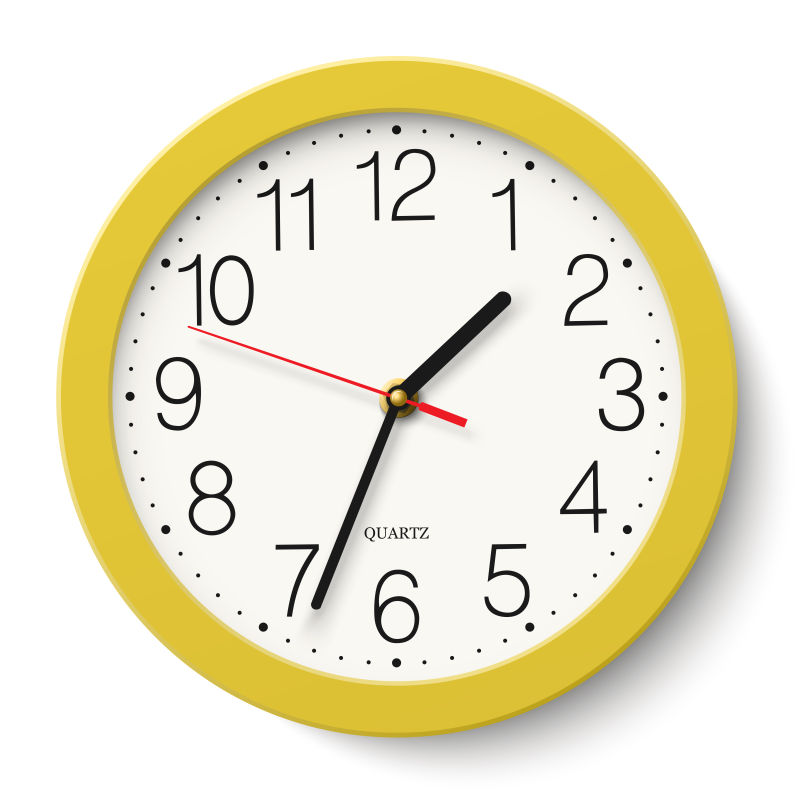
#> input picture data/2.jpg, 800 x 800 px
$ python '第三次進度.py'
#> lines starting #> are read from the running program, lines starting #| are printed output that depends on the picture; after the words box and inside, x2 and y2 are one past the last pixel; in counts of white or black regions, pixels touching at a corner belong together; long printed decimals are rounded
# -*- coding: utf-8 -*-
"""
Created on Tue Jun 20 13:06:09 2023

@author: user
參考：https://stackoverflow.com/questions/67537837/how-to-detect-clock-hands-with-hough-lines-detection
"""

import cv2
import numpy as np
import math
from skimage.morphology import skeletonize
from matplotlib import pyplot as plt

#Step1 檔案讀取
img1 = cv2.imread( "./data/2.jpg", -1 )
#> img1 is the input picture: shape (800, 800, 3); mean B, G, R 205.8, 231.1, 236.5
img1 = cv2.resize(img1, (600, 600))
#> img1: shape (600, 600, 3)
img2 = img1.copy()
img3 = img1.copy()
img4 = img1.copy()
#Step2 圖像預處理
#灰階
gray = cv2.cvtColor( img1, cv2.COLOR_BGR2GRAY )
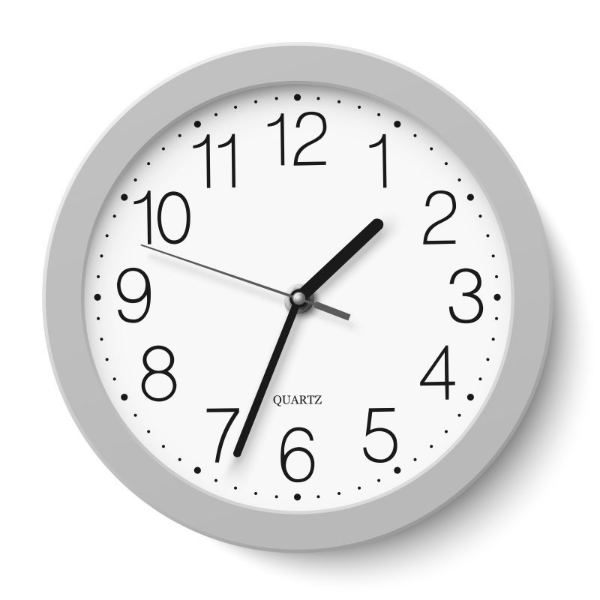
#> gray: shape (600, 600); min 10, max 255, mean 229.9

#質方圖等化
clahe = cv2.createCLAHE(clipLimit=2)
clahe_img = clahe.apply(gray)
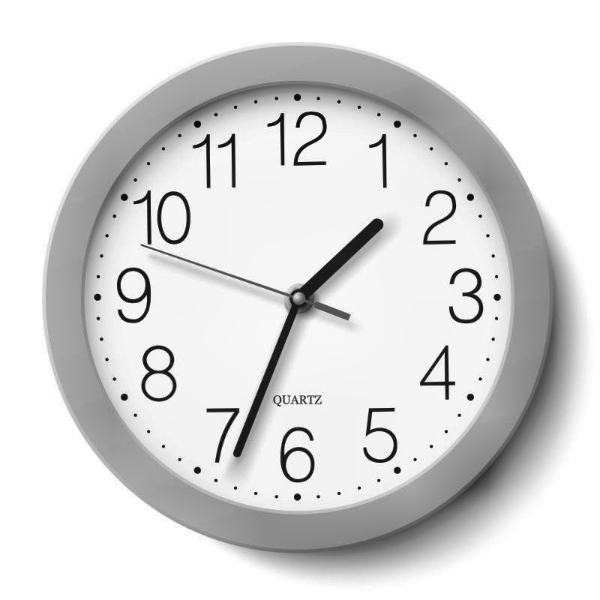
#> clahe_img: shape (600, 600); min 5, max 255, mean 218.1

#高斯濾波
gaussian_img = cv2.GaussianBlur(clahe_img,(5,5),0)

#中值濾波器
median_img = cv2.medianBlur(gaussian_img,3)

#二進值
ret, bin_img = cv2.threshold(median_img, 90, 255, cv2.THRESH_BINARY_INV+ cv2.THRESH_OTSU)
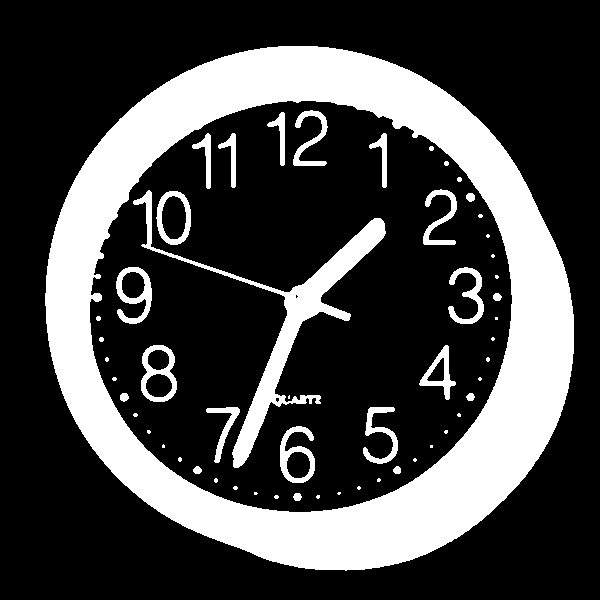
#> bin_img: shape (600, 600); 27% white; 55 white regions (27 under 20 px)
#> ret = 194

#Step3 遮罩，提取指針
#尋找輪廓
#canny_img = cv2.Canny(bin_img, 20, 160)
contours, hierarchy = cv2.findContours(bin_img, cv2.RETR_TREE, cv2.CHAIN_APPROX_SIMPLE)
#> contours = 64 contours, 34 with area under 20; largest, box (x1, y1, x2, y2) and area: (45, 46, 574, 571) 215492, (89, 100, 513, 513) 136436, (133, 190, 386, 468) 6732, (141, 345, 177, 402) 1598, (156, 191, 191, 245) 1462

#計算面積，界在自訂的值內(2000<area<7000)才畫出輪廓
mask_img = np.zeros_like(bin_img)
for i, j in enumerate(contours):
    area = int(cv2.contourArea(contours[i]))
    #print("area=",area)
    if area>2200 and area<7000:
        cv2.drawContours(mask_img, contours, i, (255,255,255), -1)
#> this loop made 64 passes
#> area on passes 1, 2, 5, 12, 13, 20, 21, 24, 25, 27, 28, 33: 215492, 136435, 44, 40, 43, 1229, 526, 589, 411, 42, 50, 788
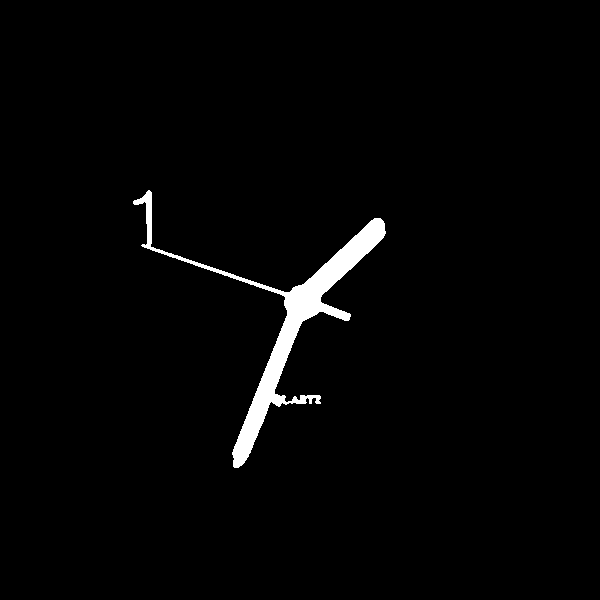
#> mask_img: shape (600, 600); 2% white; 1 white region, box (x1, y1, x2, y2) and area: (133, 190, 386, 468) 7294

#骨架提取
mask_img[mask_img==255] = 1
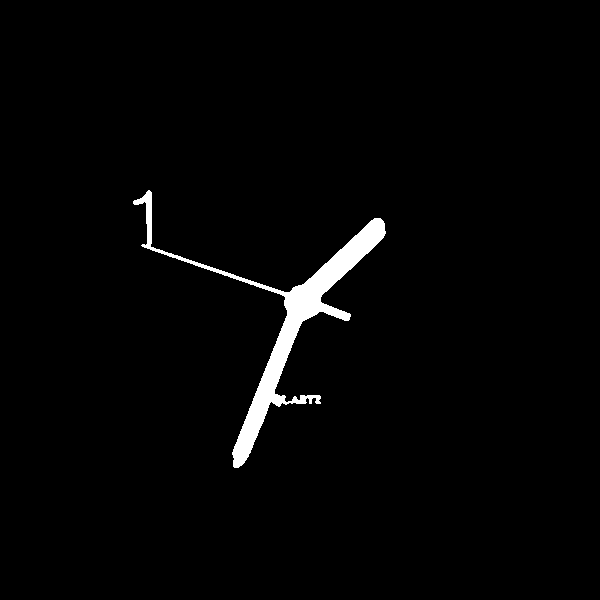
#> mask_img: shape (600, 600); values 0 (black) and 1 (white), 2% white; 1 white region, box (x1, y1, x2, y2) and area: (133, 190, 386, 468) 7294
arms_thin = skeletonize(mask_img)
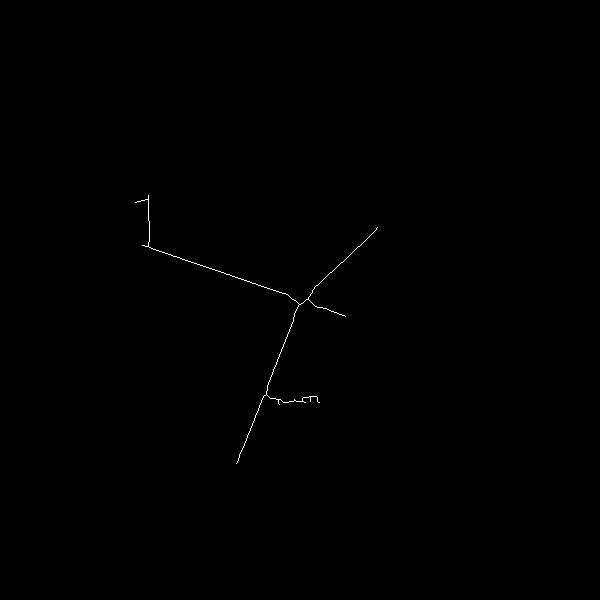
#> arms_thin: shape (600, 600) bool; 0.16% white in thin lines or dots, all inside (x1, y1, x2, y2) = (135, 195, 378, 464)
arms_thin = (255*arms_thin).clip(0,255).astype(np.uint8)

#Step4 直線偵測
linesP = cv2.HoughLinesP(arms_thin , 1, np.pi / 180, 40, None, 10, 25) #40 10 20' 40 10 25
#> linesP = [[143, 245, 326, 308], [239, 455, 300, 304], [314, 287, 376, 229]]
print(linesP)
#| [[[143 245 326 308]]
#|  [[239 455 300 304]]
#|  [[314 287 376 229]]]
lines_length=[]
p1 = []
p2 = []
if linesP is not None:
    for i in range(0, len(linesP)):
        l = linesP[i][0]
        cv2.line(img3, (l[0], l[1]), (l[2], l[3]), (0,255,255), 2, cv2.LINE_AA)
        p1.append(l[0])
        p1.append(l[1])
        p2.append(l[2])
        p2.append(l[3])
        length = int(math.sqrt((l[0]-l[2])**2+(l[1]-l[3])**2))
        #length = int(math.dist(p1,p2))
        lines_length.append(length)
#> this loop made 3 passes
#> (l, length) on passes 1 to 3: ([143, 245, 326, 308], 193), ([239, 455, 300, 304], 162), ([314, 287, 376, 229], 84)
#> after the loop, lines_length = [193, 162, 84]; p1 = [143, 245, 239, 455, 314, 287]; p2 = [326, 308, 300, 304, 376, 229]


#Step5 區分指針
#比較直線長度
t = lines_length
#> t = [193, 162, 84]
max_number = []
max_index = []
for _ in range(3):
    number = max(t)
    index = t.index(number)
    t[index] = 0
    max_number.append(number)
    max_index.append(index)
#> this loop made 3 passes
#> number on passes 1 to 3: 193, 162, 84
#> after the loop, max_index = [0, 1, 2]; max_number = [193, 162, 84]; t = [0, 0, 0]
print(max_number)
#| [193, 162, 84]
print(max_index)
#| [0, 1, 2]

#劃出分針 時針
minute = []
hour = []
second = []
for i in range(4):
    second.append(linesP[max_index[0]][0][i])
    minute.append(linesP[max_index[1]][0][i])
    hour.append(linesP[max_index[2]][0][i])
#> after the loop, hour = [314, 287, 376, 229]; minute = [239, 455, 300, 304]; second = [143, 245, 326, 308]

cv2.line(img4, (second[0], second[1]), (second[2], second[3]), (0,255,0), 3, cv2.LINE_AA)
cv2.line(img4, (minute[0], minute[1]), (minute[2], minute[3]), (0,255,255), 3, cv2.LINE_AA)
cv2.line(img4, (hour[0], hour[1]), (hour[2], hour[3]), (0,0,255), 3, cv2.LINE_AA)
print("second(G):",second)
#| second(G): [143, 245, 326, 308]
print("minute(Y):",minute)
#| minute(Y): [239, 455, 300, 304]
print("hour(R):",hour)
#| hour(R): [314, 287, 376, 229]

#Step6 判斷時間
def claculate_time(a,mode):
#> called with mode = 0
    print(a)
#| [314, 287, 376, 229]
    a[0] =  a[0]-300
    a[1] = -a[1]+300
    a[2] =  a[2]-300
    a[3] = -a[3]+300
    print("校正:",a)
#| 校正: [14, 13, 76, 71]
    delta_x = a[2]-a[0]
#> delta_x = 62
    delta_y = a[3]-a[1]
#> delta_y = 58
    print("delta_x=",delta_x)
#| delta_x= 62
    print("delta_y=",delta_y)
#| delta_y= 58
    #判斷象限
    if delta_y/delta_x > 0 and a[0]<-40:
        pi=math.pi
    elif delta_y/delta_x < 0 and a[0]<-50 and a[2]<35:
        pi=math.pi
    else:
        pi=0
    print("pi=",pi)
    #計算角度
    angle = math.degrees(math.atan2(delta_y,delta_x) + pi)
#> angle = 43.09
    if angle <0 :
        angle=angle+360
    print("arctan=",angle)
#| arctan= 43.091
    #轉換角度座標
    angle_CCW90 = angle - 90
#> angle_CCW90 = -46.91
    if angle_CCW90 < 0:
        angle_CCW90 = angle_CCW90 + 360
#> angle_CCW90 = 313.1
    angle_clock = -angle_CCW90 + 360
#> angle_clock = 46.91
    #如果最後角度>360，扣一圈(360
    if angle_clock>360:
        angle_clock=angle_clock-360
    print("angle_clock = ",angle_clock)
#| angle_clock =  46.909

    #判斷3,6,9,0
    if angle_clock % 90 == 0:
        if delta_y > 0:
            angle_clock = 0
        elif delta_y < 0:
            angle_clock = 180
        elif delta_x < 0:
            angle_clock = 90
        elif delta_x > 0:
            angle_clock =270
    #計算時間
    if mode==1:
        time = math.floor(angle_clock / 6)
    elif mode ==0:
        time = math.floor(angle_clock / 30)
#> time = 1
    print("time=",time)
#| time= 1
    return time


time_hour = claculate_time(hour,0)
#> time_hour = 1
time_minute = claculate_time(minute,1)
#| [239, 455, 300, 304]
#| 校正: [-61, -155, 0, -4]
#| delta_x= 61
#| delta_y= 151
#| arctan= 248.003
#| angle_clock =  201.997
#| time= 33
#> time_minute = 33
time_second = claculate_time(second,1)
#| [143, 245, 326, 308]
#| 校正: [-157, 55, 26, -8]
#| delta_x= 183
#| delta_y= -63
#| arctan= 161.003
#| angle_clock =  288.997
#| time= 48
#> time_second = 48
print("time:%d:%d:%d" %(time_hour,time_minute,time_second))
#| time:1:33:48
cv2.putText(img4, "time:%d:%d:%d" %(time_hour,time_minute,time_second), (50, 50), cv2.FONT_HERSHEY_SIMPLEX,1, (180, 0, 0), 1, cv2.LINE_AA)
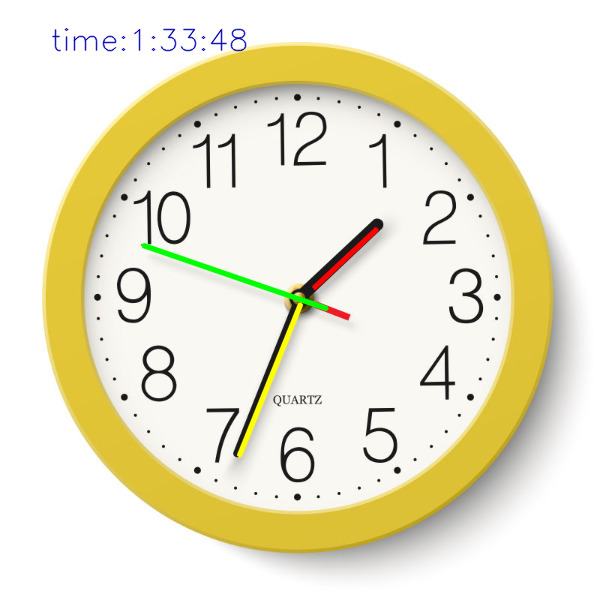
#> img4: shape (600, 600, 3); mean B, G, R 205, 231.4, 236.1
#plt.hist(clahe_img.ravel(), 256, [0, 256])
#plt.show()
cv2.imshow("clahe_img",clahe_img)
cv2.imshow("bin_img",bin_img)
#cv2.imshow("img_contours",mask_img)
cv2.imshow('arms_thin', arms_thin)
cv2.imshow( "Hough Line DetectionP ", img3 )
cv2.imshow( "minute,hour ", img4 )
cv2.imwrite("minute,hour.jpg ", img4)
cv2.waitKey( 0 )
cv2.destroyAllWindows()

$ run again, with data/1.jpg copied over data/2.jpg
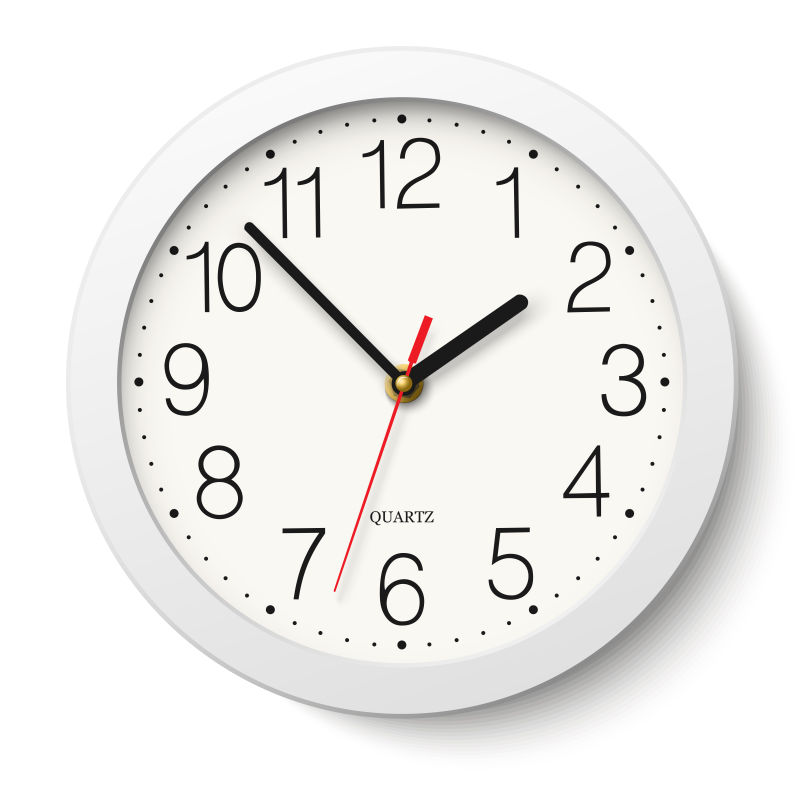
#> input picture data/1.jpg, 800 x 800 px
#> img1 is the input picture: shape (800, 800, 3); mean B, G, R 235.6, 237.5, 238.3
#> img1: shape (600, 600, 3)
#> `ret, bin_img = cv2.threshold(median_img, 90, 255, cv2.THRESH_BINARY_IN..`:
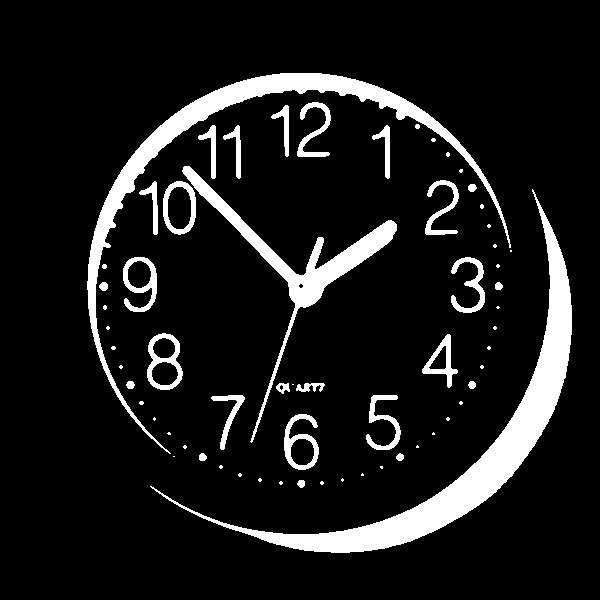
#> bin_img: shape (600, 600); 10.6% white; 64 white regions (34 under 20 px)
#> ret = 183
#> contours = 72 contours, 38 with area under 20; largest, box (x1, y1, x2, y2) and area: (150, 189, 572, 553) 13348, (87, 73, 511, 454) 8794, (182, 166, 397, 443) 4874, (147, 333, 183, 390) 1540, (163, 181, 196, 235) 1410
#> the loop `for i, j in enumerate(contours):` made 72 passes
#> area on passes 3, 11, 12, 19, 20, 23, 24, 26: 39, 37, 40, 1157, 529, 522, 371, 116
#> linesP = [[251, 440, 320, 240], [304, 289, 376, 240], [224, 209, 304, 291]]
#| [[[251 440 320 240]]
#|  [[304 289 376 240]]
#|  [[224 209 304 291]]]
#> the loop `for i in range(0, len(linesP)):` made 3 passes
#> (l, length) on passes 1 to 3: ([251, 440, 320, 240], 211), ([304, 289, 376, 240], 87), ([224, 209, 304, 291], 114)
#> after the loop `for i in range(0, len(linesP)):`: lines_length = [211, 87, 114]; p1 = [251, 440, 304, 289, 224, 209]; p2 = [320, 240, 376, 240, 304, 291]
#> `t = lines_length`: t = [211, 87, 114]
#> the loop `for _ in range(3):` made 3 passes
#> (number, index) on passes 1 to 3: (211, 0), (114, 2), (87, 1)
#> after the loop `for _ in range(3):`: max_index = [0, 2, 1]; max_number = [211, 114, 87]; t = [0, 0, 0]
#| [211, 114, 87]
#| [0, 2, 1]
#> after the loop `for i in range(4):`: hour = [304, 289, 376, 240]; minute = [224, 209, 304, 291]; second = [251, 440, 320, 240]
#| second(G): [251, 440, 320, 240]
#| minute(Y): [224, 209, 304, 291]
#| hour(R): [304, 289, 376, 240]
#| [304, 289, 376, 240]
#| 校正: [4, 11, 76, 60]
#> delta_x = 72
#> delta_y = 49
#| delta_x= 72
#| delta_y= 49
#> angle = 34.24
#| arctan= 34.237
#> in claculate_time, `angle_CCW90 = angle - 90`: angle_CCW90 = -55.76
#> in claculate_time, `angle_CCW90 = angle_CCW90 + 360`: angle_CCW90 = 304.2
#> angle_clock = 55.76
#| angle_clock =  55.763
#> in claculate_time, `time = math.floor(angle_clock / 30)`: time = 1
#| time= 1
#| [224, 209, 304, 291]
#| 校正: [-76, 91, 4, 9]
#| delta_x= 80
#| delta_y= -82
#| arctan= 134.293
#| angle_clock =  315.707
#| time= 52
#> time_minute = 52
#| [251, 440, 320, 240]
#| 校正: [-49, -140, 20, 60]
#| delta_x= 69
#| delta_y= 200
#| arctan= 250.966
#| angle_clock =  199.034
#| time= 33
#> time_second = 33
#| time:1:52:33
#> `cv2.putText(img4, "time:%d:%d:%d" %(time_hour,time_minute,time_second)..`:
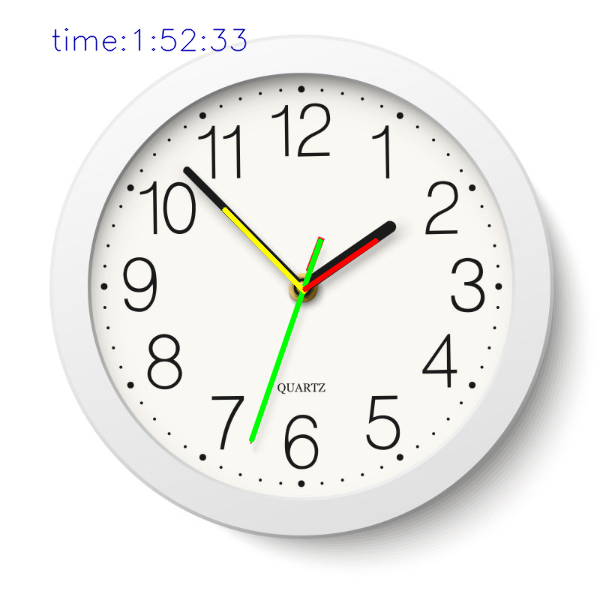
#> img4: shape (600, 600, 3); mean B, G, R 234.9, 237.8, 237.8

$ run again, with data/11.jpg copied over data/2.jpg
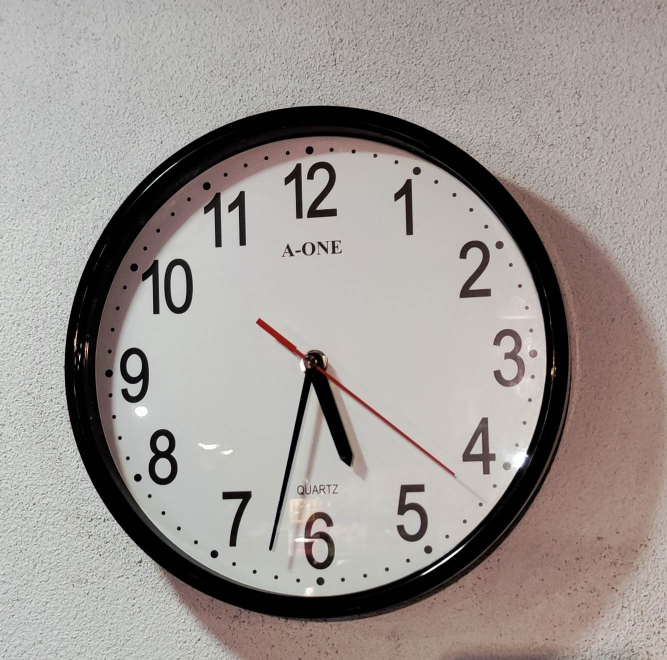
#> input picture data/11.jpg, 1334 x 1320 px (shown at 1/2 size)
#> img1 is the input picture: shape (1320, 1334, 3); mean B, G, R 147.8, 151.2, 158.2
#> img1: shape (600, 600, 3)
#> `ret, bin_img = cv2.threshold(median_img, 90, 255, cv2.THRESH_BINARY_IN..`:
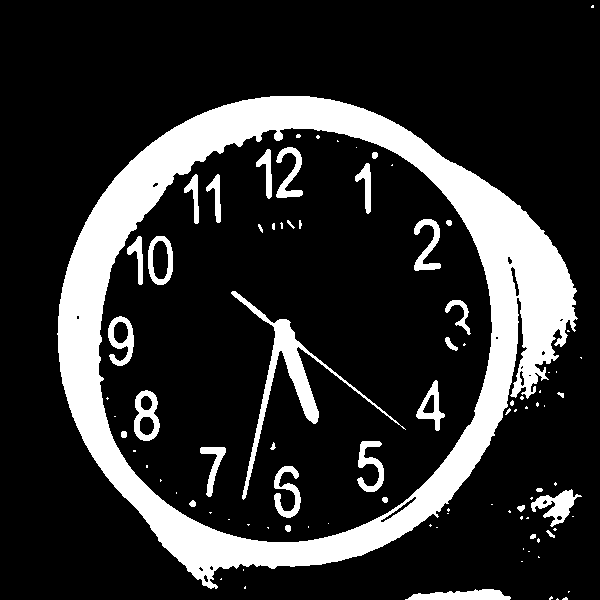
#> bin_img: shape (600, 600); 18.4% white; 92 white regions (57 under 20 px)
#> ret = 111
#> contours = 114 contours, 74 with area under 20; largest, box (x1, y1, x2, y2) and area: (57, 96, 578, 589) 180228, (98, 127, 493, 543) 127982, (231, 291, 406, 500) 2724, (134, 390, 160, 441) 976, (148, 236, 173, 285) 976
#> the loop `for i, j in enumerate(contours):` made 114 passes
#> area on passes 5, 15, 25, 28, 29, 46, 47, 50: 699, 20, 28, 731, 22, 180227, 25, 139
#> linesP = [[244, 495, 280, 327], [252, 308, 398, 423], [279, 326, 314, 419]]
#| [[[244 495 280 327]]
#|  [[252 308 398 423]]
#|  [[279 326 314 419]]]
#> the loop `for i in range(0, len(linesP)):` made 3 passes
#> (l, length) on passes 1 to 3: ([244, 495, 280, 327], 171), ([252, 308, 398, 423], 185), ([279, 326, 314, 419], 99)
#> after the loop `for i in range(0, len(linesP)):`: lines_length = [171, 185, 99]; p1 = [244, 495, 252, 308, 279, 326]; p2 = [280, 327, 398, 423, 314, 419]
#> `t = lines_length`: t = [171, 185, 99]
#> the loop `for _ in range(3):` made 3 passes
#> (number, index) on passes 1 to 3: (185, 1), (171, 0), (99, 2)
#> after the loop `for _ in range(3):`: max_index = [1, 0, 2]; max_number = [185, 171, 99]; t = [0, 0, 0]
#| [185, 171, 99]
#| [1, 0, 2]
#> after the loop `for i in range(4):`: hour = [279, 326, 314, 419]; minute = [244, 495, 280, 327]; second = [252, 308, 398, 423]
#| second(G): [252, 308, 398, 423]
#| minute(Y): [244, 495, 280, 327]
#| hour(R): [279, 326, 314, 419]
#| [279, 326, 314, 419]
#| 校正: [-21, -26, 14, -119]
#> delta_x = 35
#> delta_y = -93
#| delta_x= 35
#| delta_y= -93
#> in claculate_time, `angle = math.degrees(math.atan2(delta_y,delta_x) + pi)`: angle = -69.38
#> in claculate_time, `angle=angle+360`: angle = 290.6
#| arctan= 290.624
#> angle_CCW90 = 200.6
#> angle_clock = 159.4
#| angle_clock =  159.376
#> in claculate_time, `time = math.floor(angle_clock / 30)`: time = 5
#| time= 5
#| [244, 495, 280, 327]
#| 校正: [-56, -195, -20, -27]
#| delta_x= 36
#| delta_y= 168
#| arctan= 257.905
#| angle_clock =  192.095
#| time= 32
#> time_minute = 32
#| [252, 308, 398, 423]
#| 校正: [-48, -8, 98, -123]
#| delta_x= 146
#| delta_y= -115
#| arctan= 321.774
#| angle_clock =  128.226
#| time= 21
#> time_second = 21
#| time:5:32:21
#> `cv2.putText(img4, "time:%d:%d:%d" %(time_hour,time_minute,time_second)..`:
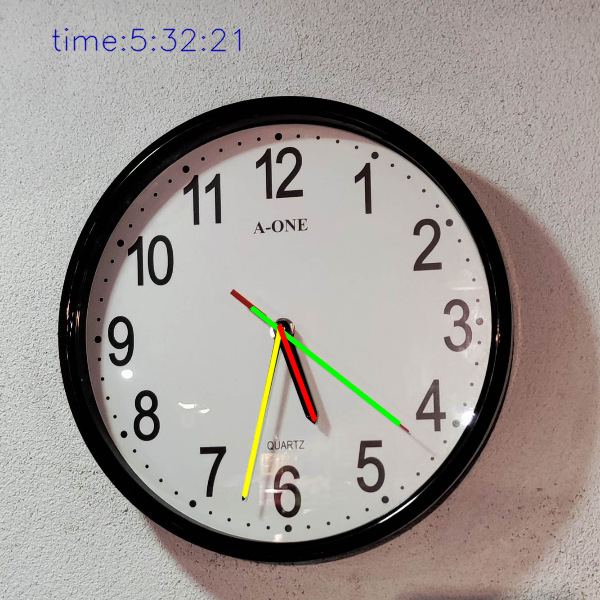
#> img4: shape (600, 600, 3); mean B, G, R 147.4, 151.9, 158.4
